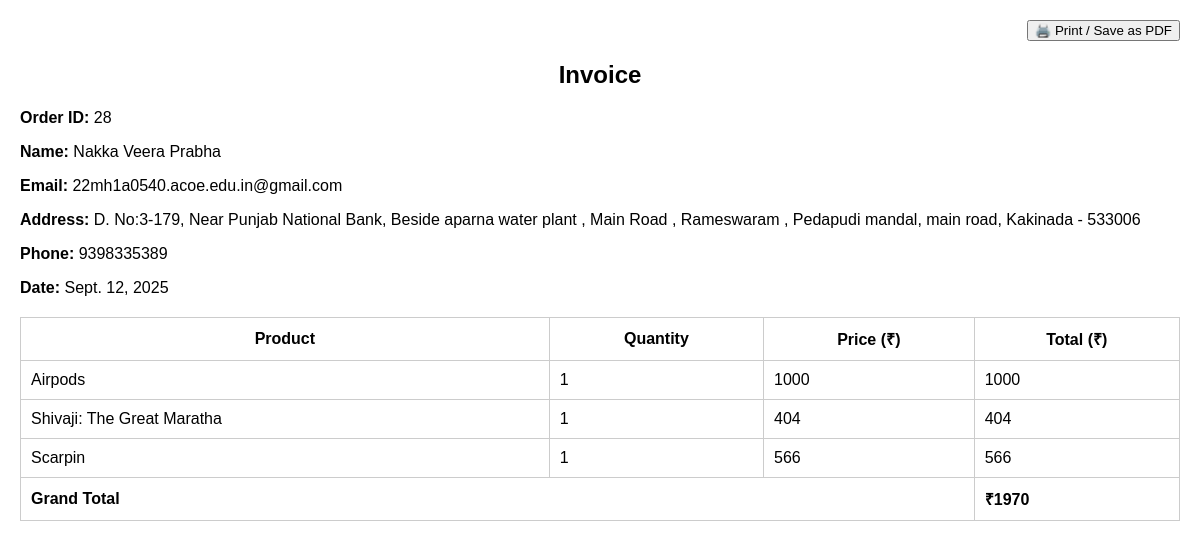
/invoice/28/, run on the app's committed database.
### ecommerceapp/models.py (models this page shows, shortened)
class Orders(models.Model):
    order_id = models.AutoField(primary_key=True)
    items_json =  models.CharField(max_length=5000)
    amount = models.IntegerField()
    name = models.CharField(max_length=90)
    email = models.CharField(max_length=90)
    address1 = models.CharField(max_length=200)
    address2 = models.CharField(max_length=200)
    city = models.CharField(max_length=100)
    state = models.CharField(max_length=100)
    zip_code = models.CharField(max_length=100)
    oid = models.CharField(max_length=100, blank=True, null=True)
    amountpaid = models.IntegerField(blank=True, null=True)
    paymentstatus = models.CharField(max_length=20, blank=True, null=True)
    phone = models.CharField(max_length=100,default="")

class OrderUpdate(models.Model):
    update_id = models.AutoField(primary_key=True)
    order_id = models.IntegerField(default="")
    update_desc = models.CharField(max_length=5000)
    delivered=models.BooleanField(default=False)
    timestamp = models.DateField(auto_now_add=True)

### ecommerceapp/views.py (the view)
# urls.py: path("invoice/<str:oid>/", views.invoice, name="invoice"),
def invoice(request, oid):
    order = get_object_or_404(Orders, order_id=oid)
    order.latest_update = OrderUpdate.objects.filter(order_id=oid).order_by('-timestamp').first()
    try:
        parsed = json.loads(order.items_json)
        order.products = []
        for key, val in parsed.items():
            qty = int(val[0])
            name = val[1]
            price = int(val[2])
            total = qty * price
            order.products.append({
                "name": name,
                "qty": qty,
                "price": price,
                "total": total,
            })
    except:
        order.products = []
    return render(request, "invoice.html", {"order": order})

### templates/invoice.html (shortened to what this page needs)
<!DOCTYPE html>
<html>
<head>
</head>
<body>
<div class="print-btn">
    <button onclick="window.print()">🖨️ Print / Save as PDF</button>
</div>
<h2>Invoice</h2>
<p><strong>Order ID:</strong> {{ order.order_id }}</p>
<p><strong>Name:</strong> {{ order.name }}</p>
<p><strong>Email:</strong> {{ order.email }}</p>
<p><strong>Address:</strong> {{ order.address1 }}, {{ order.address2 }}, {{ order.city }} - {{ order.zip_code }}</p>
<p><strong>Phone:</strong> {{ order.phone }}</p>
<p><strong>Date:</strong> {{ order.latest_update.timestamp }}</p>
<table>
    <thead>
        <tr>
            <th>Product</th>
            <th>Quantity</th>
            <th>Price (₹)</th>
            <th>Total (₹)</th>
        </tr>
    </thead>
    <tbody>
        {% for p in order.products %}
        <tr>
            <td>{{ p.name }}</td>
            <td>{{ p.qty }}</td>
            <td>{{ p.price }}</td>
            <td>{{ p.total }}</td>
        </tr>
        {% endfor %}
        <tr>
            <td colspan="3" class="total">Grand Total</td>
            <td class="total">₹{{ order.amount }}</td>
        </tr>
    </tbody>
</table>
</body>
</html>

### templates/invoice.html (style rules this page uses)
body { font-family: Arial; margin: 20px; }
table { width: 100%; border-collapse: collapse; margin-top: 20px; }
th, td { padding: 10px; border: 1px solid #ccc; }
h2 { text-align: center; }
.total { font-weight: bold; }
.print-btn { margin-bottom: 20px; display: flex; justify-content: right; }

### data on the page
Orders: order_id "28", name "Nakka Veera Prabha", email "22mh1a0540.acoe.edu.in@gmail.com", address1 "D. No:3-179, Near Punjab National Bank, Beside aparna water plant , Main Road , Rameswaram , Pedapudi mandal", address2 "main road", city "Kakinada", zip_code "533006", phone "9398335389", latest_update.timestamp "Sept. 12, 2025", amount "1970"

### other printed values
{{ p.name }} "Airpods" "Shivaji: The Great Maratha" "Scarpin"
{{ p.qty }} "1" "1" "1"
{{ p.price }} "1000" "404" "566"
{{ p.total }} "1000" "404" "566"
